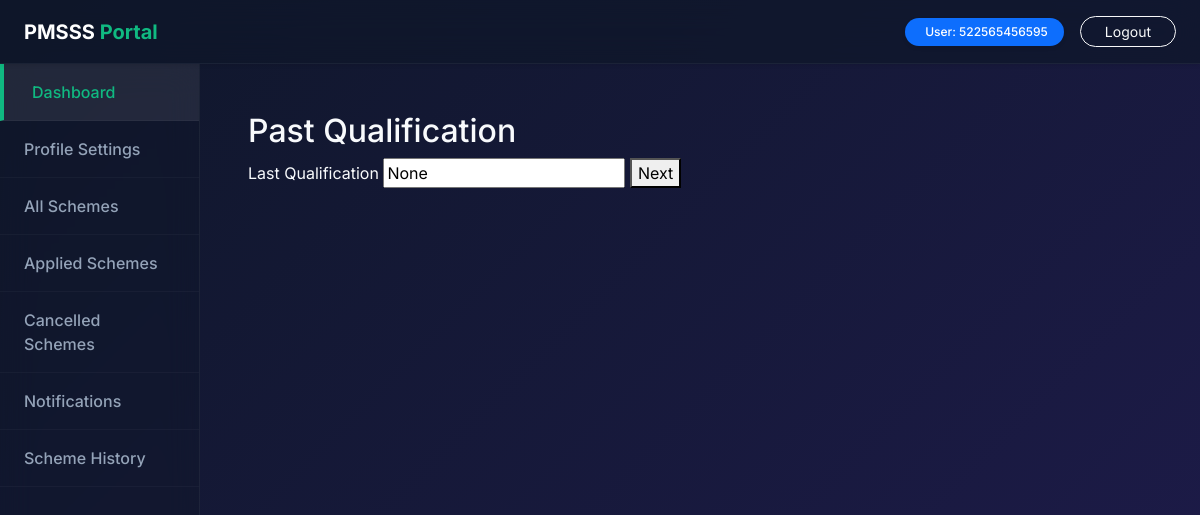
Page /student/profile/qualification/ (signed in) on the earlier database version.
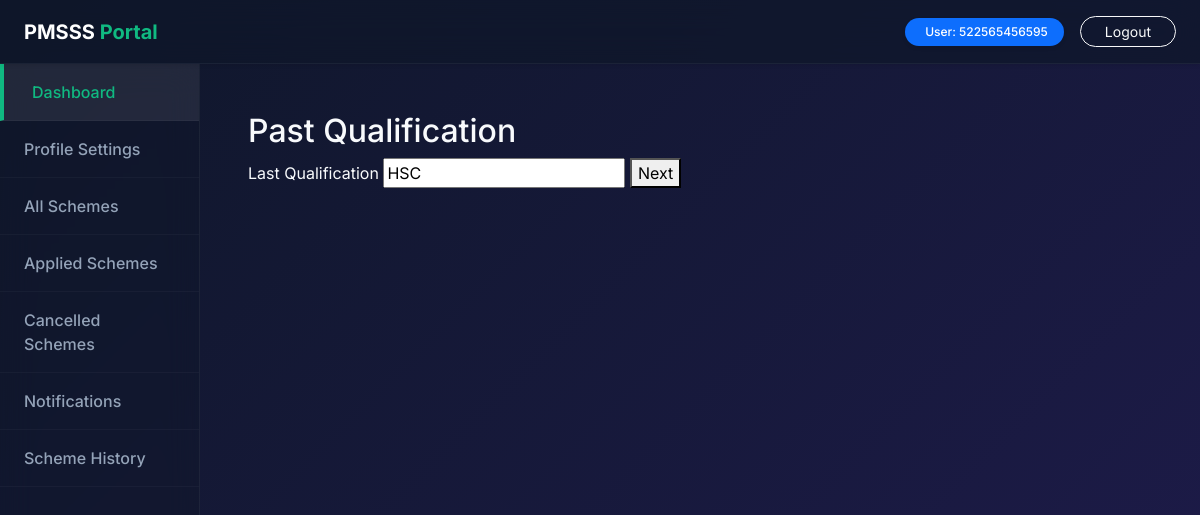
Same page on the later database version.
### accounts/models.py (models this page shows)
class StudentProfile(models.Model):
    student = models.OneToOneField(User, on_delete=models.CASCADE)
    full_name = models.CharField(max_length=100)
    dob = models.DateField(null=True)
    gender = models.CharField(max_length=10, null=True)
    mobile = models.CharField(max_length=10, null=True)
    email = models.EmailField(null=True)
    address = models.TextField(null=True)
    district = models.CharField(max_length=50, null=True)
    state = models.CharField(max_length=50, null=True)
    pincode = models.CharField(max_length=6, null=True)
    caste = models.CharField(max_length=30, null=True)
    income = models.IntegerField(null=True)
    course = models.CharField(max_length=50, null=True)
    institute = models.CharField(max_length=100, null=True)
    year = models.IntegerField(null=True)
    last_qualification = models.CharField(max_length=100, null=True)
    hostel = models.BooleanField(default=False)

### accounts/views.py (the view)
# urls.py: path("student/profile/qualification/", views.profile_qualification, name="profile_qualification"),
@login_required
def profile_qualification(request):
    profile = StudentProfile.objects.get(student=request.user)
    if request.method == "POST":
        profile.last_qualification = request.POST.get("last_qualification")
        profile.save()
        return redirect("profile_hostel")
    return render(request, "profile/qualification.html", {"profile": profile})

### templates/profile/qualification.html (shortened to what this page needs)
{% extends "layout/base.html" %}
{% block content %}
<h2>Past Qualification</h2>
<form method="post">
<label>Last Qualification</label>
<input name="last_qualification" value="{{profile.last_qualification}}" required>
<button>Next</button>
</form>
{% endblock %}

Differences in the rows shown:
changed StudentProfile: last_qualification "None" → "HSC"
